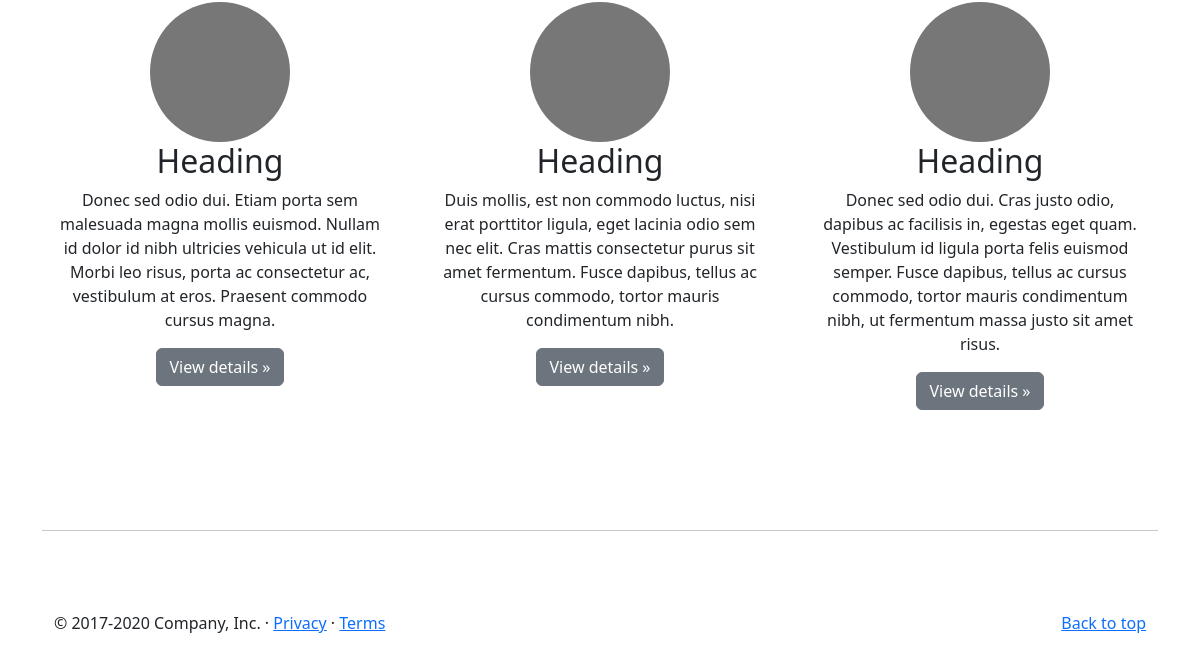
Before: / (lower part) with the older database file.
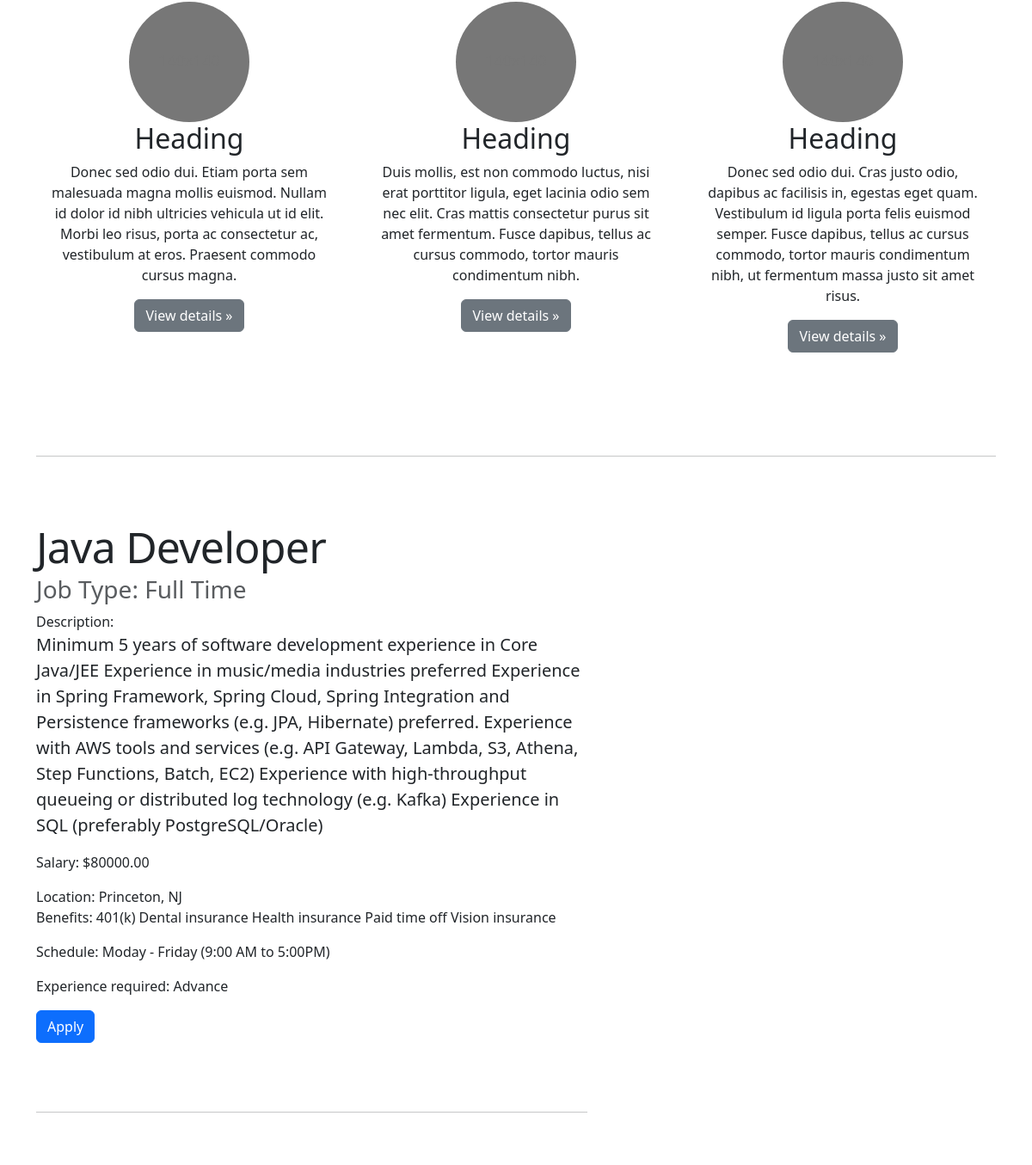
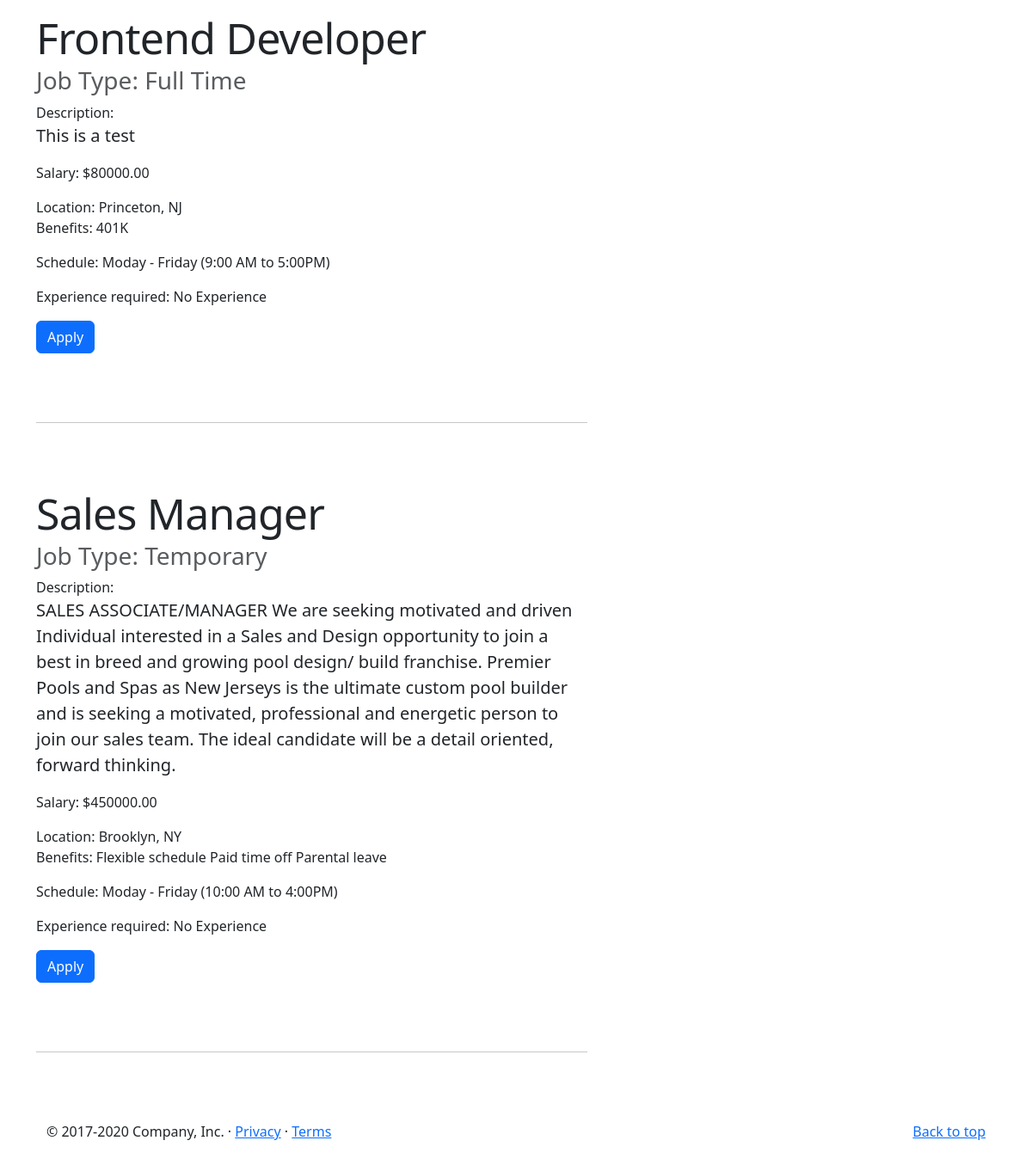
After: the same page with the newer database file (2 pictures, top to bottom).
### jobApp/models.py (models this page shows, shortened)
class Employer(models.Model):
    job_choices = (("Part Time", "part time"),
                   ("Full Time", "full time"),
                   ("Internship", "internship"),
                   ("Contract", "contract"),
                   ("Temporary", "temporary"))
    exp_choices = (("No Experience", "no experience"),
                   ("Intermediate", "intermediate"),
                   ("Advance", "advance"),
                   ("Expertise", "expertise"))
    company = models.CharField(max_length=100, null=True)
    job_title = models.CharField(max_length=100, null=True)
    job_type = models.CharField(max_length=100, choices=job_choices)
    salary = models.DecimalField(max_digits=14, decimal_places=2, null=True)
    description = models.TextField(max_length=500, null=True)
    required_skills = models.TextField(max_length=900, null=True)
    state = models.CharField(max_length=50, null=True)
    city = models.CharField(max_length=50, null=True)
    years_of_experience = models.CharField(max_length=50, choices=exp_choices)
    education = models.CharField(max_length=200, null=True)
    schedule = models.CharField(max_length=100, null=True)
    benefits = models.TextField(max_length=100, null=True)
    date_posted = models.DateTimeField(auto_now_add=True, null=True)
    join = models.ManyToManyField(Joiner)

### jobApp/views.py (the view)
# urls.py: path('', views.home, name='home'),
def home(request):
    jobPosting = Employer.objects.all
    return render(request, 'jobApp/home.html', {'jobPosting': jobPosting})

### jobApp/templates/jobApp/home.html (shortened to what this page needs)
{% extends 'jobApp/base.html' %}
{% load static %}
{% block content %}
<link href="/docs/5.0/dist/css/bootstrap.min.css" rel="stylesheet">
    <link href="{% static 'css/carousel.css' %}" rel="stylesheet">
  <div class="container marketing">
    <div class="row">
      <div class="col-lg-4">
        <h2>Heading</h2>
        <p>Donec sed odio dui. Etiam porta sem malesuada magna mollis euismod. Nullam id dolor id nibh ultricies vehicula ut id elit. Morbi leo risus, porta ac consectetur ac, vestibulum at eros. Praesent commodo cursus magna.</p>
        <p><a class="btn btn-secondary" href="#" role="button">View details &raquo;</a></p>
      </div>
      <div class="col-lg-4">
        <h2>Heading</h2>
        <p>Duis mollis, est non commodo luctus, nisi erat porttitor ligula, eget lacinia odio sem nec elit. Cras mattis consectetur purus sit amet fermentum. Fusce dapibus, tellus ac cursus commodo, tortor mauris condimentum nibh.</p>
        <p><a class="btn btn-secondary" href="#" role="button">View details &raquo;</a></p>
      </div>
      <div class="col-lg-4">
        <h2>Heading</h2>
        <p>Donec sed odio dui. Cras justo odio, dapibus ac facilisis in, egestas eget quam. Vestibulum id ligula porta felis euismod semper. Fusce dapibus, tellus ac cursus commodo, tortor mauris condimentum nibh, ut fermentum massa justo sit amet risus.</p>
        <p><a class="btn btn-secondary" href="#" role="button">View details &raquo;</a></p>
      </div>
    </div>
    <hr class="featurette-divider">
    <div class="row featurette">
      {% for item in jobPosting %}
      <div class="col-md-7">
        <h2 class="featurette-heading">{{item.job_title}} </h2>
        <h3 class="text-muted">Job Type: {{item.job_type}}</h3>
        <label>Description: </label>
        <p class="lead">{{item.description}}</p>
        <p>Salary: ${{item.salary}}</p>
        <div>Location: <span>{{item.city}}, {{item.state}}</span></div>
        <p>Benefits: {{item.benefits}}</p>
        <p>Schedule: {{item.schedule}}</p>
        <p>Experience required:  {{item.years_of_experience}}</p>
        <input class="btn btn-primary" type="submit" value="Apply">
        <hr class="featurette-divider">
      </div>
               {% endfor %}
    </div>
  <footer class="container">
    <p class="float-end"><a href="#">Back to top</a></p>
    <p>&copy; 2017-2020 Company, Inc. &middot; <a href="#">Privacy</a> &middot; <a href="#">Terms</a></p>
  </footer>
{% endblock content %}

### jobApp/templates/jobApp/base.html (shortened to what this page needs)
<!DOCTYPE html>
{% load static %}
<html lang="en">
<head>
    <link href="https://fonts.googleapis.com/css2?family=Lato&family=Open+Sans&display=swap" rel="stylesheet"><link rel="stylesheet" href="css/styles.css">
    <link href="https://cdn.jsdelivr.net/npm/bootstrap@5.0.0-beta1/dist/css/bootstrap.min.css" rel="stylesheet">
    <link rel="stylesheet" href="https://use.fontawesome.com/releases/v5.4.2/css/all.css">
    <link href="{% static 'website/css/styles.css' %}" rel="stylesheet">
</head>
<body>
{% block content %}
{% endblock content %}
</body>
</html>

### jobApp/templates/jobApp/navbar.html (shortened to what this page needs)
{% load static %}

### jobApp/static/css/carousel.css (style rules this page uses)
body { padding-top: 0rem; padding-bottom: 3rem; }
.marketing .col-lg-4 { margin-bottom: 1.5rem; text-align: center; }
.marketing h2 { font-weight: 400; }
.marketing .col-lg-4 p { margin-right: .75rem; margin-left: .75rem; }
.featurette-divider { margin: 5rem 0; }
.featurette-heading { font-weight: 300; line-height: 1; letter-spacing: -.05rem; }
.featurette-heading { font-size: 50px; }

### jobApp/templates/jobApp/home.html (style rules this page uses)
.bd-placeholder-img { font-size: 1.125rem; text-anchor: middle; -webkit-user-select: none; -moz-user-select: none; user-select: none; }

Changed rows visible on the page:
added Employer: job_title "Java Developer", job_type "Full Time", description "Minimum 5 years of software development experience in Core Java/JEE Experience in music/media industries preferred Experience in Spring Framework, Spring Cloud, Spring Integration and Persistence frameworks (e.g. JPA, Hibernate) preferred. Experience with AWS tools and services (e.g. API Gateway, Lambda, S3, Athena, Step Functions, Batch, EC2) Experience with high-throughput queueing or distributed log technology (e.g. Kafka) Experience in SQL (preferably PostgreSQL/Oracle)", salary "80000.00", city "Princeton", state "NJ", benefits "401(k) Dental insurance Health insurance Paid time off Vision insurance", schedule "Moday - Friday (9:00 AM to 5:00PM)", years_of_experience "Advance"
added Employer: job_title "Frontend Developer", job_type "Full Time", description "This is a test", salary "80000.00", city "Princeton", state "NJ", benefits "401K", schedule "Moday - Friday (9:00 AM to 5:00PM)", years_of_experience "No Experience"
added Employer: job_title "Sales Manager", job_type "Temporary", description "SALES ASSOCIATE/MANAGER We are seeking motivated and driven Individual interested in a Sales and Design opportunity to join a best in breed and growing pool design/ build franchise. Premier Pools and Spas as New Jerseys is the ultimate custom pool builder and is seeking a motivated, professional and energetic person to join our sales team. The ideal candidate will be a detail oriented, forward thinking.", salary "450000.00", city "Brooklyn", state "NY", benefits "Flexible schedule Paid time off Parental leave", schedule "Moday - Friday (10:00 AM to 4:00PM)", years_of_experience "No Experience"
